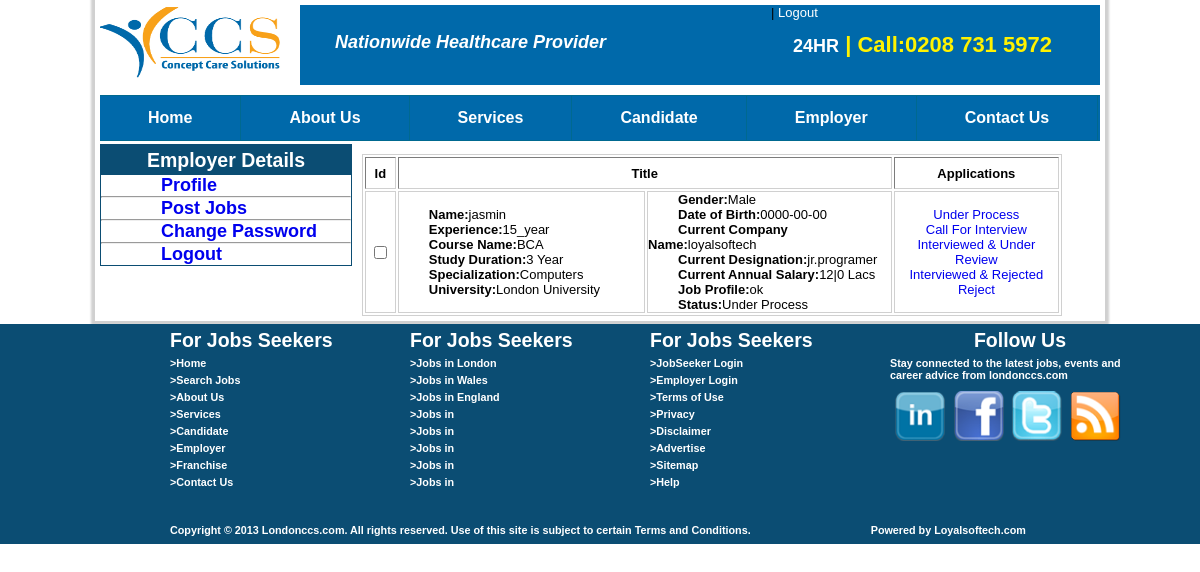
The page /view_emp_apply_jobs.php?id=31 on the database its author committed.
### tables this page shows
CREATE TABLE IF NOT EXISTS `logo` (
  `logo_id` int(10) NOT NULL AUTO_INCREMENT,
  `logo` varchar(255) NOT NULL,
  PRIMARY KEY (`logo_id`)
);

CREATE TABLE IF NOT EXISTS `applications` (
  `aid` int(10) NOT NULL AUTO_INCREMENT,
  `pjid` int(10) NOT NULL,
  `uid` int(10) NOT NULL,
  `status` int(10) NOT NULL,
  PRIMARY KEY (`aid`)
);

CREATE TABLE IF NOT EXISTS `user` (
  `uid` int(10) NOT NULL AUTO_INCREMENT,
  `email` varchar(255) NOT NULL,
  `password` varchar(255) NOT NULL,
  `full_name` varchar(255) NOT NULL,
  `mobile` varchar(255) NOT NULL,
  `landline` varchar(255) NOT NULL,
  `country` varchar(255) NOT NULL,
  `location` varchar(255) NOT NULL,
  `address` varchar(255) NOT NULL,
  `pincode` int(11) NOT NULL,
  `date_of_birth` date NOT NULL,
  `gender` varchar(255) NOT NULL,
  `marital_status` varchar(255) NOT NULL,
  `physically_challenged` varchar(255) NOT NULL DEFAULT '0',
  `category` varchar(255) NOT NULL,
  `description` varchar(255) NOT NULL,
  PRIMARY KEY (`uid`)
);

CREATE TABLE IF NOT EXISTS `resume` (
  `rid` int(10) NOT NULL AUTO_INCREMENT,
  `resume_title` varchar(255) NOT NULL,
  `uploaded_resume` varchar(255) NOT NULL,
  `job_type` varchar(255) NOT NULL,
  `experience` varchar(255) NOT NULL,
  `industry` varchar(255) NOT NULL,
  `function` varchar(255) NOT NULL,
  `key_skills` varchar(255) NOT NULL,
  `notice_period` varchar(255) NOT NULL,
  `uid` int(10) NOT NULL,
  `file` varchar(255) NOT NULL,
  PRIMARY KEY (`rid`)
);

CREATE TABLE IF NOT EXISTS `course_name` (
  `course_name_id` int(11) NOT NULL AUTO_INCREMENT,
  `course_name_data` varchar(255) NOT NULL,
  PRIMARY KEY (`course_name_id`)
);

CREATE TABLE IF NOT EXISTS `education` (
  `eid` int(10) NOT NULL AUTO_INCREMENT,
  `uid` int(10) NOT NULL,
  `course_name` varchar(255) NOT NULL,
  `study_duration` int(255) NOT NULL,
  `specilization` varchar(255) NOT NULL,
  `university` varchar(255) NOT NULL,
  `degree_type` varchar(255) NOT NULL,
  `passing_year` int(255) NOT NULL,
  `study_type` varchar(255) NOT NULL,
  PRIMARY KEY (`eid`)
);

CREATE TABLE IF NOT EXISTS `specilization` (
  `specilization_id` int(10) NOT NULL AUTO_INCREMENT,
  `specilization_details` varchar(255) NOT NULL,
  PRIMARY KEY (`specilization_id`)
);

CREATE TABLE IF NOT EXISTS `university_institude` (
  `university_institude_id` int(10) NOT NULL AUTO_INCREMENT,
  `university_institude_details` varchar(255) NOT NULL,
  PRIMARY KEY (`university_institude_id`)
);

CREATE TABLE IF NOT EXISTS `work_experience` (
  `wid` int(10) NOT NULL AUTO_INCREMENT,
  `current_company` varchar(255) NOT NULL,
  `current_designation` varchar(255) NOT NULL,
  `current_annual_salary` varchar(255) NOT NULL,
  `duration_in_current` varchar(255) NOT NULL,
  `duration_in_current_company_to` varchar(255) NOT NULL,
  `job_profile` varchar(255) NOT NULL,
  `uid` int(255) NOT NULL,
  PRIMARY KEY (`wid`)
);

### view_emp_apply_jobs.php (called while the page is built, shortened)
<?php
include(MODEL.'apply_now_Class.php');
include(MODEL .'course_name_Class.php');
include(MODEL .'specilization_Class.php');
include(MODEL .'university_institute_Class.php');
 $objapply_now = new apply_now();
	$id = $_GET['id'];
 	$viewdata = $objapply_now->select_apply_id($id);
$objspecilization = new specilization();
$objuniversity_institute = new university_institute();
$objcourse_name = new course_name();
include(VIEW.'view_emp_apply_jobs.php');
?>

### admin/model/apply_now_Class.php (the view, shortened to what this page needs)
<?php
class apply_now{
	public function select_apply_id($id){
		$query = "SELECT * FROM `applications` WHERE `pjid`='$id'";
		$result = mysql_query($query);
		if($result){
			return $result;
		}else{
			die('can not select'.mysql_error());
		}
	}
	public function get_name($id){
		$query = "SELECT `full_name` FROM `user` WHERE `uid`='$id'";
		$result = mysql_query($query);
		if($result){
			$row = mysql_fetch_array($result);
			echo $row['full_name'];
		}else{
			die('can not select'.mysql_error());
		}
	}
	public function get_experience($id){
		$query = "SELECT `experience` FROM `resume` WHERE `uid`='$id'";
		$result = mysql_query($query);
		if($result){
			$row = mysql_fetch_array($result);
			echo $row['experience'];
		}else{
			die('can not select'.mysql_error());
		}
	}
	public function get_study_duration($id){
		$query = "SELECT `study_duration` FROM `education` WHERE `uid`='$id'";
		$result = mysql_query($query);
		if($result){
			$row = mysql_fetch_array($result);
			echo $row['study_duration'];
		}else{
			die('can not select'.mysql_error());
		}
	}
	public function get_gender($id){
		$query = "SELECT `gender` FROM `user` WHERE `uid`='$id'";
		$result = mysql_query($query);
		if($result){
			$row = mysql_fetch_array($result);
			echo $row['gender'];
		}else{
			die('can not select'.mysql_error());
		}
	}
	public function get_date_of_birth($id){
		$query = "SELECT `date_of_birth` FROM `user` WHERE `uid`='$id'";
		$result = mysql_query($query);
		if($result){
			$row = mysql_fetch_array($result);
			echo $row['date_of_birth'];
		}else{
			die('can not select'.mysql_error());
		}
	}
	public function get_current_company_name($id){
		$query = "SELECT `current_company` FROM `work_experience` WHERE `uid`='$id'";
		$result = mysql_query($query);
		if($result){
			$row = mysql_fetch_array($result);
			echo $row['current_company'];
		}else{
			die('can not select'.mysql_error());
		}
	}
	public function get_current_designation($id){
		$query = "SELECT `current_designation` FROM `work_experience` WHERE `uid`='$id'";
		$result = mysql_query($query);
		if($result){
			$row = mysql_fetch_array($result);
			echo $row['current_designation'];
		}else{
			die('can not select'.mysql_error());
		}
	}
	public function get_current_annual_salary($id){
		$query = "SELECT `current_annual_salary` FROM `work_experience` WHERE `uid`='$id'";
		$result = mysql_query($query);
		if($result){
			$row = mysql_fetch_array($result);
			echo $row['current_annual_salary'];
		}else{
			die('can not select'.mysql_error());
		}
	}
	public function get_job_profile($id){
		$query = "SELECT `job_profile` FROM `work_experience` WHERE `uid`='$id'";
		$result = mysql_query($query);
		if($result){
			$row = mysql_fetch_array($result);
			echo $row['job_profile'];
		}else{
			die('can not select'.mysql_error());
		}
	}
}
?>

### view/view_emp_apply_jobs.php (shortened to what this page needs)
<!DOCTYPE html PUBLIC "-//W3C//DTD XHTML 1.0 Transitional//EN" "http://www.w3.org/TR/xhtml1/DTD/xhtml1-transitional.dtd">
<html xmlns="http://www.w3.org/1999/xhtml">
<head>
	<link rel="stylesheet" type="text/css" href="style/style.css" />
</head>
<body>
	<div class="wrapper">
		<?php include(TEMPLATE.'employe_header.php');?>
	    <?php include(TEMPLATE.'menubar.php');?>
		<div class="content1">
    	<?php include(TEMPLATE.'employe_leftbar.php');?>
			<div class="jobseeker_middle" style="margin-left: 10px;">
				<form name="preffered_job" method="post" action="" enctype="multipart/form-data">
					<table border="1px;" style="margin-top: 10px;" width="700px;" class="tb">
						<tr>
							<th style="height: 30px;width: 30px;">Id</th>
							<th style="height: 30px;width: 500px;" colspan="2">Title</th>
							<th style="height: 30px;width: 170px;">Applications</th>
						</tr>
						<?php while($row = mysql_fetch_array($viewdata)){?>
						<tr>
							<td width="30px;">
								<center>
									<a href="<?php ?>"><input type="checkbox" name="ckbox" value="" /></a>
								</center>
							</td>
							<td width="250px;">
								<ul>
									<li><b>Name:</b><?php echo $objapply_now->get_name($row['uid']);?></li>
									<li><b>Experience:</b><?php echo $objapply_now->get_experience($row['uid']);?></li>
									<li><b>Course Name:</b><?php echo $objcourse_name->get_course_name($row['uid']);?></li>
									<li><b>Study Duration:</b><?php echo $objapply_now->get_study_duration($row['uid']);?>&nbsp;Year</li>
									<li><b>Specialization:</b><?php echo $objspecilization->get_specialization_name($row['uid']);?></li>
									<li><b>University:</b><?php echo $objuniversity_institute->get_university_name($row['uid']);?></li>
								</ul>
							</td>
							<td width="250px;">
								<ul>
									<li><b>Gender:</b><?php echo $objapply_now->get_gender($row['uid']);?></li>
									<li><b>Date of Birth:</b><?php echo $objapply_now->get_date_of_birth($row['uid']);?></li>
									<li><b>Current Company Name:</b><?php echo $objapply_now->get_current_company_name($row['uid']);?></li>
									<li><b>Current Designation:</b><?php echo $objapply_now->get_current_designation($row['uid']);?></li>
									<li><b>Current Annual Salary:</b><?php echo $objapply_now->get_current_annual_salary($row['uid']);?>&nbsp;Lacs</li>
									<li><b>Job Profile:</b><?php echo $objapply_now->get_job_profile($row['uid']);?></li>
									<li><b>Status:</b><?php if($row['status']==0){ echo "Under Process"; }
														?></li>
								</ul>
							</td>
							<td width="170px;">
								<center><a style="text-decoration: none;" href="under_process.php?id=<?php echo $row['aid'];?>">Under Process</a></center>
								<center><a style="text-decoration: none;" href="update_status.php?id=<?php echo $row['aid'];?>">Call For Interview</a></center>
								<center><a style="text-decoration: none;" href="interviewed_and_under_review.php?id=<?php echo $row['aid'];?>">Interviewed & Under Review</a></center>
								<center><a style="text-decoration: none;" href="interviewed_and_under_rejected.php?id=<?php echo $row['aid'];?>">Interviewed & Rejected</a></center>
								<center><a style="text-decoration: none;" href="reject.php?id=<?php echo $row['aid'];?>">Reject</a></center>
							</td>
						</tr>
						<?php } ?>
					</table>
				</form>
	  	 	</div>
	    </div>
	</div>
	<?php include(TEMPLATE.'footer.php');  ?>
</body>
</html>

### template/employe_header.php (shortened to what this page needs)
<div class="header">
  <?php
	$query="SELECT `logo` from `logo`";
	$_result=mysql_query($query) or die('can not select'.mysql_error());
    	$row=mysql_fetch_array($_result);
   ?>
	<div class="logo">
 	   <img src="admin/images/<?php echo $row['logo'];?>" />
	</div>
	<div class="header_midpart">
 	   <p><b>Nationwide Healthcare Provider</b></p>
	</div>
 	<div class="header_rightpart">
		&nbsp;&nbsp;&nbsp;&nbsp;&nbsp;|
		<a href="logout.php" style="color: #ffffff;text-decoration: none;">Logout</a>
      	 <p><h3><b>24HR</b> | Call:0208 731 5972</h3></p>
 	</div>
</div>

### admin/model/course_name_Class.php
<?php
class course_name{
		public function get_course_name($id){
			$query = "SELECT `course_name` FROM `education` WHERE `uid`='$id'";
			$result = mysql_query($query);
			if($result){
				$row = mysql_fetch_array($result);
				$ind_id = $row['course_name'];
				$query2 = "SELECT `course_name_data` FROM `course_name` WHERE `course_name_id`='$ind_id'";
				$result2 = mysql_query($query2);
				if($result2){
				$row2 = mysql_fetch_array($result2);
					echo $row2['course_name_data'];
				}else{
					die('can not select'.mysql_error());
				}
			}
		}
}
?>

### admin/model/specilization_Class.php (shortened to what this page needs)
<?php
class specilization{
	public function get_specialization_name($id){
		$query = "SELECT `specilization` FROM `education` WHERE `uid`='$id'";
		$result = mysql_query($query);
		if($result){
			$row = mysql_fetch_array($result);
			$ind_id = $row['specilization'];
			$query2 = "SELECT `specilization_details` FROM `specilization` WHERE `specilization_id`='$ind_id'";
			$result2 = mysql_query($query2);
			if($result2){
			$row2 = mysql_fetch_array($result2);
					echo $row2['specilization_details'];
			}else{
				die('can not select'.mysql_error());
			}
		}
	}
}
?>

### admin/model/university_institute_Class.php (shortened to what this page needs)
<?php
class university_institute{
	public function get_university_name($id){
		$query = "SELECT `university` FROM `education` WHERE `uid`='$id'";
		$result = mysql_query($query);
		if($result){
			$row = mysql_fetch_array($result);
			$ind_id = $row['university'];
			$query2 = "SELECT `university_institude_details` FROM `university_institude` WHERE `university_institude_id`='$ind_id'";
			$result2 = mysql_query($query2);
			if($result2){
			$row2 = mysql_fetch_array($result2);
					echo $row2['university_institude_details'];
			}else{
				die('can not select'.mysql_error());
			}
		}
	}
}
?>

### style/style.css (style rules this page uses)
* { margin:0; padding:0; }
body { height:auto; width:100%; background-color:#ffffff; font-family:arial; font-size:13px; color:#000; }
.wrapper { height:auto; width:1000px; border:0px solid #000; margin:0 auto; padding:5px; box-shadow:0px 0px 2px 4px #d0d0d0; background-color:#ffffff; }
.header { height:80px; width:100%; border:0px solid; background-color: #0069aa; }
.logo { border: 0px solid; float: left; height: 80px; width: 200px; margin-top:0px; }
.logo img { height:80px; width:200px; }
.header_midpart { border:0px solid; float:left; height:80px; width:400px; }
.header_midpart p { line-height:75px; color:#FFFFFF; margin-left: 5px; font-style: italic; font-size: 20px; }
.header_rightpart { border:0px solid; float:left; height:80px; width:315px; margin-left: 53px; }
.header_rightpart h3 { line-height:50px; color:#fff200; margin-left: 10px; font-size: 22px; }
.header_rightpart b { color:#FFFFFF; }
.content1 { margin-top: 3px; height:auto; width: 1000px; border:0px solid; float: left; }
.jobseeker_leftbar ul,li { list-style-type: none; }
.jobseeker_leftbar a,b { text-decoration: none; font-size: 18px; margin-left: 30px; }
.jobseeker_middle { float: left; height: auto; width: auto; margin-left: 100px; border: 0px solid #0B4D73; }
.tb { border:1px solid #d0d0d0; }
.tb td { border:1px solid #d0d0d0; }
.tb b { font-size: 13px; font: bold; }

### rows shown on the page
logo: logo (picture)
applications: uid.full_name "jasmin", resume.experience "15_year", course_name.course_name_data "BCA", education.study_duration "3", specilization.specilization_details "Computers", university_institude.university_institude_details "London University", uid.gender "Male", uid.date_of_birth "0000-00-00", work_experience.current_company "loyalsoftech", work_experience.current_designation "jr.programer", work_experience.current_annual_salary "12|0", work_experience.job_profile "ok", status "Under Process"
